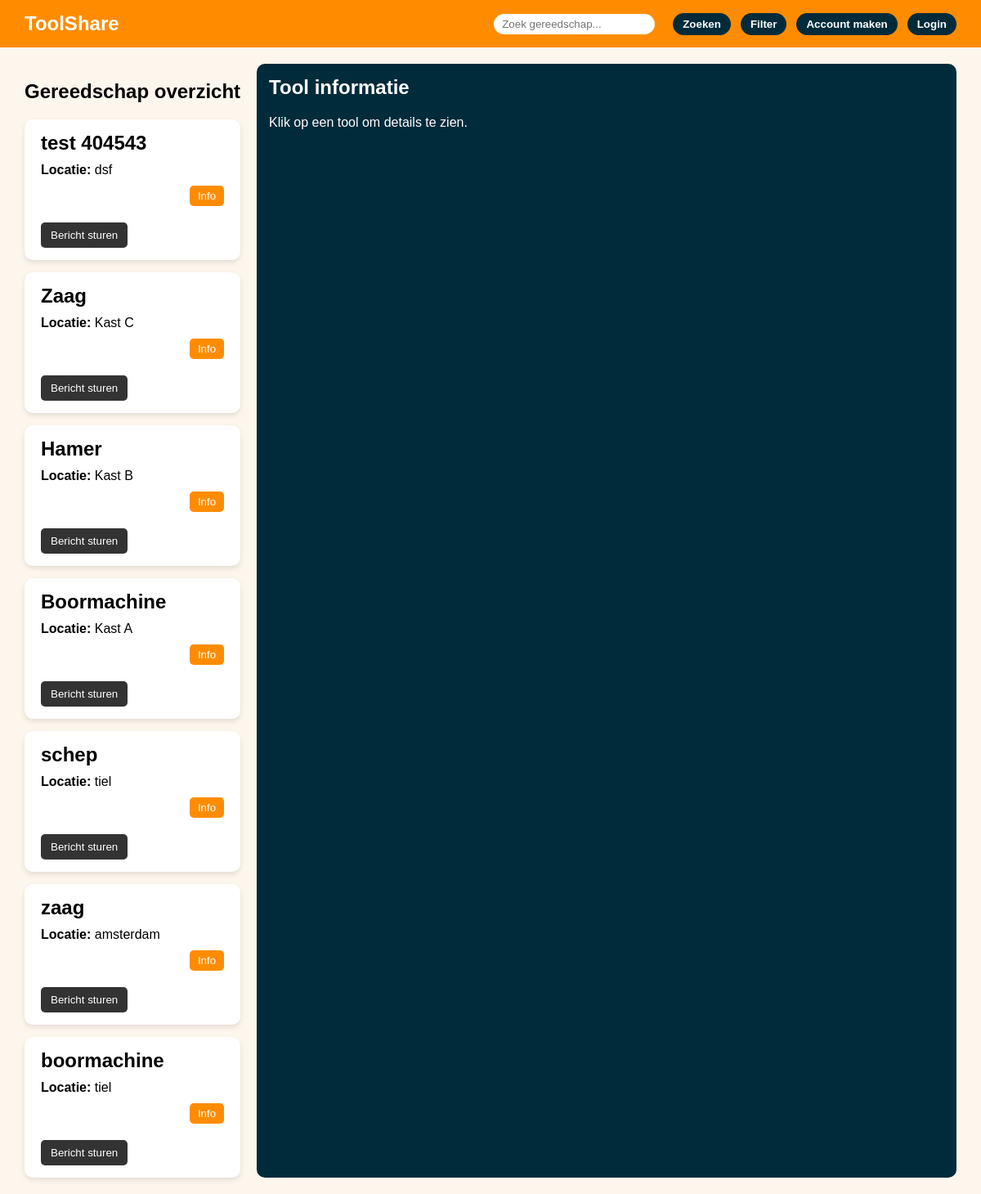
The page / on the database its author committed.
### tables this page shows
CREATE TABLE `tools` (
  `id` int(11) NOT NULL,
  `naam` varchar(100) NOT NULL,
  `category` varchar(50) NOT NULL,
  `omschrijving` text NOT NULL,
  `conditie` varchar(50) NOT NULL,
  `locatie` varchar(100) DEFAULT NULL,
  `beschikbaar` tinyint(1) DEFAULT 1,
  `borg` decimal(6,2) DEFAULT 0.00,
  `opmerkingen` text DEFAULT NULL
);

### index.php (the view, shortened to what this page needs)
<!DOCTYPE html>
<html lang="nl">
<head>
    <link rel="stylesheet" href="admins.css">
    <link rel="stylesheet" href="login.css">
    <link rel="stylesheet" href="style.css">
    <link rel="stylesheet" href="ACCmaken.css">
    <?php
    require_once "includes/db.php";
    $stmt = $pdo->query("SELECT * FROM tools ORDER BY id DESC");
    $tools = $stmt->fetchAll(PDO::FETCH_ASSOC);
    ?>
</head>
<body>
    <header class="header">
        <div class="logo">ToolShare</div>
        <div class="header-controls">
            <input type="text" id="search" placeholder="Zoek gereedschap...">
            <button id="searchBtn" class="header-btn">Zoeken</button>
            <button id="filterBtn" class="header-btn">Filter</button>
            <button id="accBtn" class="header-btn">Account maken</button>
            <button id="loginBtn" class="header-btn">Login</button>
        </div>
    </header>
    <main class="main-container">
        <div class="tools-container">
            <h2>Gereedschap overzicht</h2>
            <div class="tool-list">
                <?php foreach ($tools as $tool): ?>
                    <div class="tool-card"
                        data-category="<?= strtolower($tool['category']) ?>"
                        data-status="<?= $tool['beschikbaar'] ? 'beschikbaar' : 'uitgeleend' ?>"
                        data-naam="<?= htmlspecialchars($tool['naam']) ?>"
                        data-categorie="<?= htmlspecialchars($tool['category']) ?>"
                        data-conditie="<?= htmlspecialchars($tool['conditie']) ?>"
                        data-locatie="<?= htmlspecialchars($tool['locatie']) ?>"
                        data-omschrijving="<?= htmlspecialchars($tool['omschrijving']) ?>"
                        data-beschikbaar="<?= $tool['beschikbaar'] ? 'Beschikbaar' : 'Uitgeleend' ?>">
                        <h2><?= htmlspecialchars($tool['naam']) ?></h2>
                        <p><strong>Locatie:</strong> <?= htmlspecialchars($tool['locatie']) ?></p>
                        <button class="info-btn">Info</button>
                        <button class="leen-btn" data-tool-id="<?= $tool['id'] ?>">Bericht sturen</button>
                    </div>
                <?php endforeach; ?>
            </div>
        </div>
        <aside class="tool-details">
            <h2>Tool informatie</h2>
            <p>Klik op een tool om details te zien.</p>
        </aside>
    </main>
</body>

### style.css (style rules this page uses)
body { margin: 0; font-family: Arial, sans-serif; background-color: #fdf6ec; }
.header { display: flex; justify-content: space-between; align-items: center; padding: 15px 30px; background-color: #ff8c00; color: #fff; }
.header .logo { font-size: 1.5rem; font-weight: bold; }
.header-controls { display: flex; align-items: center; gap: 12px; }
.header input { padding: 5px 10px; border-radius: 20px; border: none; margin-right: 10px; }
.header .header-btn { padding: 6px 12px; border: none; border-radius: 20px; background-color: #002b3b; color: #fff; cursor: pointer; font-weight: bold; transition: 0.2s; }
.main-container { display: flex; gap: 20px; padding: 20px 30px; }
.tool-list { flex: 2; display: flex; flex-direction: column; gap: 15px; }
.tool-card { background-color: #fff; padding: 15px 20px; border-radius: 10px; box-shadow: 0 3px 6px rgba(0, 0, 0, 0.1); display: flex; flex-direction: column; align-items: flex-start; gap: 10px; }
.tool-card h2 { margin: 0; }
.tool-card p { margin: 0; }
.info-btn { background-color: #ff8c00; border: none; border-radius: 5px; color: #fff; padding: 5px 10px; cursor: pointer; align-self: flex-end; }
.tool-details { flex: 1; background-color: #002b3b; color: #fff; border-radius: 10px; padding: 15px; width: 260px; }
.tool-details h2 { margin-top: 0; }
.leen-btn { background-color: #333; color: white; padding: 8px 12px; border-radius: 5px; border: none; cursor: pointer; margin-top: 10px; }

### rows shown on the page
tools: naam "test 404543", locatie "dsf"
tools: naam "Zaag", locatie "Kast C"
tools: naam "Hamer", locatie "Kast B"
tools: naam "Boormachine", locatie "Kast A"
tools: naam "schep", locatie "tiel"
tools: naam "zaag", locatie "amsterdam"
tools: naam "boormachine", locatie "tiel"
